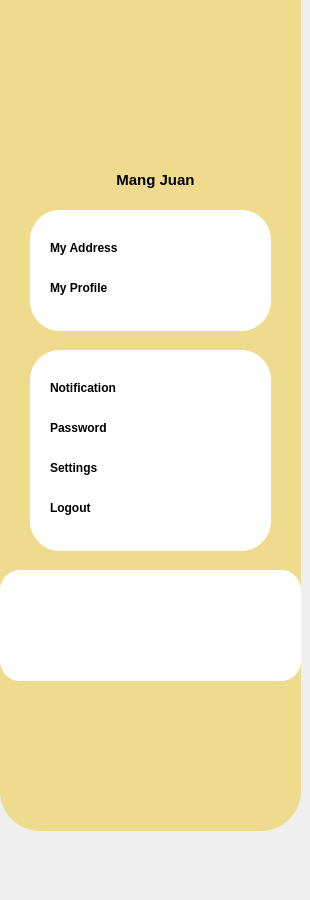
    <widget class="QWidget" name="page_7">
     <widget class="QFrame" name="frame_20">
      <property name="geometry">
       <rect>
        <x>0</x>
        <y>-60</y>
        <width>301</width>
        <height>891</height>
       </rect>
      </property>
      <property name="styleSheet">
       <string notr="true">background-color:#efdb8d;
border-radius: 40px;</string>
      </property>
      <property name="frameShape">
       <enum>QFrame::Shape::StyledPanel</enum>
      </property>
      <property name="frameShadow">
       <enum>QFrame::Shadow::Raised</enum>
      </property>
      <widget class="QFrame" name="frame_21">
       <property name="geometry">
        <rect>
         <x>0</x>
         <y>630</y>
         <width>301</width>
         <height>111</height>
        </rect>
       </property>
       <property name="styleSheet">
        <string notr="true">background-color:#fff;
border-radius:20px;</string>
       </property>
       <property name="frameShape">
        <enum>QFrame::Shape::StyledPanel</enum>
       </property>
       <property name="frameShadow">
        <enum>QFrame::Shadow::Raised</enum>
       </property>
       <widget class="QPushButton" name="dashboardPushButton_7">
        <property name="geometry">
         <rect>
          <x>20</x>
          <y>10</y>
          <width>51</width>
          <height>51</height>
         </rect>
        </property>
        <property name="styleSheet">
         <string notr="true"/>
        </property>
        <property name="text">
         <string/>
        </property>
        <property name="icon">
         <iconset resource="res.qrc">
          <normaloff>:/image/dashboard.png</normaloff>:/image/dashboard.png</iconset>
        </property>
        <property name="iconSize">
         <size>
          <width>43</width>
          <height>43</height>
         </size>
        </property>
       </widget>
       <widget class="QPushButton" name="settingsPushButton_7">
        <property name="geometry">
         <rect>
          <x>90</x>
          <y>10</y>
          <width>51</width>
          <height>51</height>
         </rect>
        </property>
        <property name="text">
         <string/>
        </property>
        <property name="icon">
         <iconset resource="res.qrc">
          <normaloff>:/image/settings.png</normaloff>:/image/settings.png</iconset>
        </property>
        <property name="iconSize">
         <size>
          <width>40</width>
          <height>40</height>
         </size>
        </property>
       </widget>
       <widget class="QPushButton" name="notificationPushButton_7">
        <property name="geometry">
         <rect>
          <x>160</x>
          <y>10</y>
          <width>51</width>
          <height>51</height>
         </rect>
        </property>
        <property name="text">
         <string/>
        </property>
        <property name="icon">
         <iconset resource="res.qrc">
          <normaloff>:/image/notification.png</normaloff>:/image/notification.png</iconset>
        </property>
        <property name="iconSize">
         <size>
          <width>40</width>
          <height>40</height>
         </size>
        </property>
       </widget>
       <widget class="QPushButton" name="profilePushButton_6">
        <property name="geometry">
         <rect>
          <x>230</x>
          <y>10</y>
          <width>51</width>
          <height>51</height>
         </rect>
        </property>
        <property name="text">
         <string/>
        </property>
        <property name="icon">
         <iconset resource="res.qrc">
          <normaloff>:/image/profile.png</normaloff>:/image/profile.png</iconset>
        </property>
        <property name="iconSize">
         <size>
          <width>30</width>
          <height>30</height>
         </size>
        </property>
       </widget>
      </widget>
      <widget class="QFrame" name="frame_22">
       <property name="geometry">
        <rect>
         <x>-110</x>
         <y>60</y>
         <width>411</width>
         <height>261</height>
        </rect>
       </property>
       <property name="styleSheet">
        <string notr="true">background-image: url(:/image/bg.png);
border-radius: 0;
</string>
       </property>
       <property name="frameShape">
        <enum>QFrame::Shape::StyledPanel</enum>
       </property>
       <property name="frameShadow">
        <enum>QFrame::Shadow::Raised</enum>
       </property>
       <widget class="QPushButton" name="pushButton_38">
        <property name="enabled">
         <bool>true</bool>
        </property>
        <property name="geometry">
         <rect>
          <x>220</x>
          <y>0</y>
          <width>81</width>
          <height>81</height>
         </rect>
        </property>
        <property name="styleSheet">
         <string notr="true">border:none;
</string>
        </property>
        <property name="text">
         <string/>
        </property>
        <property name="icon">
         <iconset resource="res.qrc">
          <normaloff>:/image/humaigoLogo-removebg-preview.png</normaloff>:/image/humaigoLogo-removebg-preview.png</iconset>
        </property>
        <property name="iconSize">
         <size>
          <width>60</width>
          <height>60</height>
         </size>
        </property>
       </widget>
       <widget class="QPushButton" name="pushButton_39">
        <property name="enabled">
         <bool>true</bool>
        </property>
        <property name="geometry">
         <rect>
          <x>110</x>
          <y>70</y>
          <width>301</width>
          <height>111</height>
         </rect>
        </property>
        <property name="styleSheet">
         <string notr="true">border:none;
</string>
        </property>
        <property name="text">
         <string/>
        </property>
        <property name="icon">
         <iconset resource="res.qrc">
          <normaloff>:/image/profile-circle.png</normaloff>:/image/profile-circle.png</iconset>
        </property>
        <property name="iconSize">
         <size>
          <width>80</width>
          <height>80</height>
         </size>
        </property>
       </widget>
       <widget class="QLabel" name="label_6">
        <property name="geometry">
         <rect>
          <x>210</x>
          <y>170</y>
          <width>111</width>
          <height>20</height>
         </rect>
        </property>
        <property name="font">
         <font>
          <family>Tahoma</family>
          <pointsize>11</pointsize>
          <bold>true</bold>
         </font>
        </property>
        <property name="styleSheet">
         <string notr="true">color: #000;</string>
        </property>
        <property name="text">
         <string>Mang Juan</string>
        </property>
        <property name="alignment">
         <set>Qt::AlignmentFlag::AlignCenter</set>
        </property>
       </widget>
      </widget>
      <widget class="QFrame" name="frame_23">
       <property name="geometry">
        <rect>
         <x>30</x>
         <y>270</y>
         <width>241</width>
         <height>121</height>
        </rect>
       </property>
       <property name="styleSheet">
        <string notr="true">background-color: rgb(255, 255, 255);
border-radius:30px;</string>
       </property>
       <property name="frameShape">
        <enum>QFrame::Shape::StyledPanel</enum>
       </property>
       <property name="frameShadow">
        <enum>QFrame::Shadow::Raised</enum>
       </property>
       <widget class="QWidget" name="layoutWidget">
        <property name="geometry">
         <rect>
          <x>20</x>
          <y>60</y>
          <width>201</width>
          <height>37</height>
         </rect>
        </property>
        <layout class="QHBoxLayout" name="horizontalLayout_2">
         <item>
          <widget class="QPushButton" name="pushButton_4">
           <property name="font">
            <font>
             <family>Tahoma</family>
             <bold>true</bold>
            </font>
           </property>
           <property name="styleSheet">
            <string notr="true">color:#000;
text-align:left;</string>
           </property>
           <property name="text">
            <string>My Profile </string>
           </property>
           <property name="icon">
            <iconset resource="res.qrc">
             <normaloff>:/image/profile.png</normaloff>:/image/profile.png</iconset>
           </property>
           <property name="iconSize">
            <size>
             <width>25</width>
             <height>25</height>
            </size>
           </property>
          </widget>
         </item>
         <item>
          <widget class="QPushButton" name="pushButton_5">
           <property name="styleSheet">
            <string notr="true">text-align:right;</string>
           </property>
           <property name="text">
            <string/>
           </property>
           <property name="icon">
            <iconset resource="res.qrc">
             <normaloff>:/image/right-arrow-vector.png</normaloff>:/image/right-arrow-vector.png</iconset>
           </property>
           <property name="iconSize">
            <size>
             <width>30</width>
             <height>30</height>
            </size>
           </property>
          </widget>
         </item>
        </layout>
       </widget>
       <widget class="QWidget" name="layoutWidget">
        <property name="geometry">
         <rect>
          <x>20</x>
          <y>20</y>
          <width>201</width>
          <height>37</height>
         </rect>
        </property>
        <layout class="QHBoxLayout" name="horizontalLayout">
         <item>
          <widget class="QPushButton" name="pushButton_2">
           <property name="font">
            <font>
             <family>Tahoma</family>
             <bold>true</bold>
            </font>
           </property>
           <property name="styleSheet">
            <string notr="true">color:#000;
text-align:left;</string>
           </property>
           <property name="text">
            <string>My Address </string>
           </property>
           <property name="icon">
            <iconset resource="res.qrc">
             <normaloff>:/image/location.png</normaloff>:/image/location.png</iconset>
           </property>
           <property name="iconSize">
            <size>
             <width>35</width>
             <height>35</height>
            </size>
           </property>
          </widget>
         </item>
         <item>
          <widget class="QPushButton" name="pushButton_3">
           <property name="styleSheet">
            <string notr="true">text-align:right;</string>
           </property>
           <property name="text">
            <string/>
           </property>
           <property name="icon">
            <iconset resource="res.qrc">
             <normaloff>:/image/right-arrow-vector.png</normaloff>:/image/right-arrow-vector.png</iconset>
           </property>
           <property name="iconSize">
            <size>
             <width>30</width>
             <height>30</height>
            </size>
           </property>
          </widget>
         </item>
        </layout>
       </widget>
      </widget>
      <widget class="QFrame" name="frame_24">
       <property name="geometry">
        <rect>
         <x>30</x>
         <y>410</y>
         <width>241</width>
         <height>201</height>
        </rect>
       </property>
       <property name="styleSheet">
        <string notr="true">background-color: rgb(255, 255, 255);
border-radius:30px;</string>
       </property>
       <property name="frameShape">
        <enum>QFrame::Shape::StyledPanel</enum>
       </property>
       <property name="frameShadow">
        <enum>QFrame::Shadow::Raised</enum>
       </property>
       <widget class="QWidget" name="layoutWidget_2">
        <property name="geometry">
         <rect>
          <x>20</x>
          <y>20</y>
          <width>201</width>
          <height>37</height>
         </rect>
        </property>
        <layout class="QHBoxLayout" name="horizontalLayout_3">
         <item>
          <widget class="QPushButton" name="pushButton_8">
           <property name="font">
            <font>
             <family>Tahoma</family>
             <bold>true</bold>
            </font>
           </property>
           <property name="styleSheet">
            <string notr="true">color:#000;
text-align:left;</string>
           </property>
           <property name="text">
            <string>Notification</string>
           </property>
           <property name="icon">
            <iconset resource="res.qrc">
             <normaloff>:/image/notification.png</normaloff>:/image/notification.png</iconset>
           </property>
           <property name="iconSize">
            <size>
             <width>25</width>
             <height>25</height>
            </size>
           </property>
          </widget>
         </item>
         <item>
          <widget class="QPushButton" name="pushButton_9">
           <property name="styleSheet">
            <string notr="true">text-align:right;</string>
           </property>
           <property name="text">
            <string/>
           </property>
           <property name="icon">
            <iconset resource="res.qrc">
             <normaloff>:/image/right-arrow-vector.png</normaloff>:/image/right-arrow-vector.png</iconset>
           </property>
           <property name="iconSize">
            <size>
             <width>30</width>
             <height>30</height>
            </size>
           </property>
          </widget>
         </item>
        </layout>
       </widget>
       <widget class="QWidget" name="layoutWidget_3">
        <property name="geometry">
         <rect>
          <x>20</x>
          <y>60</y>
          <width>201</width>
          <height>37</height>
         </rect>
        </property>
        <layout class="QHBoxLayout" name="horizontalLayout_4">
         <item>
          <widget class="QPushButton" name="pushButton_10">
           <property name="font">
            <font>
             <family>Tahoma</family>
             <bold>true</bold>
            </font>
           </property>
           <property name="styleSheet">
            <string notr="true">color:#000;
text-align:left;</string>
           </property>
           <property name="text">
            <string>Password</string>
           </property>
           <property name="icon">
            <iconset resource="res.qrc">
             <normaloff>:/image/password.png</normaloff>:/image/password.png</iconset>
           </property>
           <property name="iconSize">
            <size>
             <width>25</width>
             <height>25</height>
            </size>
           </property>
          </widget>
         </item>
         <item>
          <widget class="QPushButton" name="pushButton_11">
           <property name="styleSheet">
            <string notr="true">text-align:right;</string>
           </property>
           <property name="text">
            <string/>
           </property>
           <property name="icon">
            <iconset resource="res.qrc">
             <normaloff>:/image/right-arrow-vector.png</normaloff>:/image/right-arrow-vector.png</iconset>
           </property>
           <property name="iconSize">
            <size>
             <width>30</width>
             <height>30</height>
            </size>
           </property>
          </widget>
         </item>
        </layout>
       </widget>
       <widget class="QWidget" name="layoutWidget_4">
        <property name="geometry">
         <rect>
          <x>20</x>
          <y>100</y>
          <width>201</width>
          <height>37</height>
         </rect>
        </property>
        <layout class="QHBoxLayout" name="horizontalLayout_5">
         <item>
          <widget class="QPushButton" name="pushButton_13">
           <property name="font">
            <font>
             <family>Tahoma</family>
             <bold>true</bold>
            </font>
           </property>
           <property name="styleSheet">
            <string notr="true">color:#000;
text-align:left;</string>
           </property>
           <property name="text">
            <string>Settings</string>
           </property>
           <property name="icon">
            <iconset resource="res.qrc">
             <normaloff>:/image/settings.png</normaloff>:/image/settings.png</iconset>
           </property>
           <property name="iconSize">
            <size>
             <width>25</width>
             <height>25</height>
            </size>
           </property>
          </widget>
         </item>
         <item>
          <widget class="QPushButton" name="pushButton_14">
           <property name="styleSheet">
            <string notr="true">text-align:right;</string>
           </property>
           <property name="text">
            <string/>
           </property>
           <property name="icon">
            <iconset resource="res.qrc">
             <normaloff>:/image/right-arrow-vector.png</normaloff>:/image/right-arrow-vector.png</iconset>
           </property>
           <property name="iconSize">
            <size>
             <width>30</width>
             <height>30</height>
            </size>
           </property>
          </widget>
         </item>
        </layout>
       </widget>
       <widget class="QWidget" name="layoutWidget_5">
        <property name="geometry">
         <rect>
          <x>20</x>
          <y>140</y>
          <width>201</width>
          <height>37</height>
         </rect>
        </property>
        <layout class="QHBoxLayout" name="horizontalLayout_6">
         <item>
          <widget class="QPushButton" name="pushButton_15">
           <property name="font">
            <font>
             <family>Tahoma</family>
             <bold>true</bold>
            </font>
           </property>
           <property name="styleSheet">
            <string notr="true">color:#000;
text-align:left;</string>
           </property>
           <property name="text">
            <string>Logout</string>
           </property>
           <property name="icon">
            <iconset resource="res.qrc">
             <normaloff>:/image/back.png</normaloff>:/image/back.png</iconset>
           </property>
           <property name="iconSize">
            <size>
             <width>25</width>
             <height>25</height>
            </size>
           </property>
          </widget>
         </item>
         <item>
          <widget class="QPushButton" name="pushButton_16">
           <property name="styleSheet">
            <string notr="true">text-align:right;</string>
           </property>
           <property name="text">
            <string/>
           </property>
           <property name="icon">
            <iconset resource="res.qrc">
             <normaloff>:/image/right-arrow-vector.png</normaloff>:/image/right-arrow-vector.png</iconset>
           </property>
           <property name="iconSize">
            <size>
             <width>30</width>
             <height>30</height>
            </size>
           </property>
          </widget>
         </item>
        </layout>
       </widget>
      </widget>
     </widget>
    </widget>
